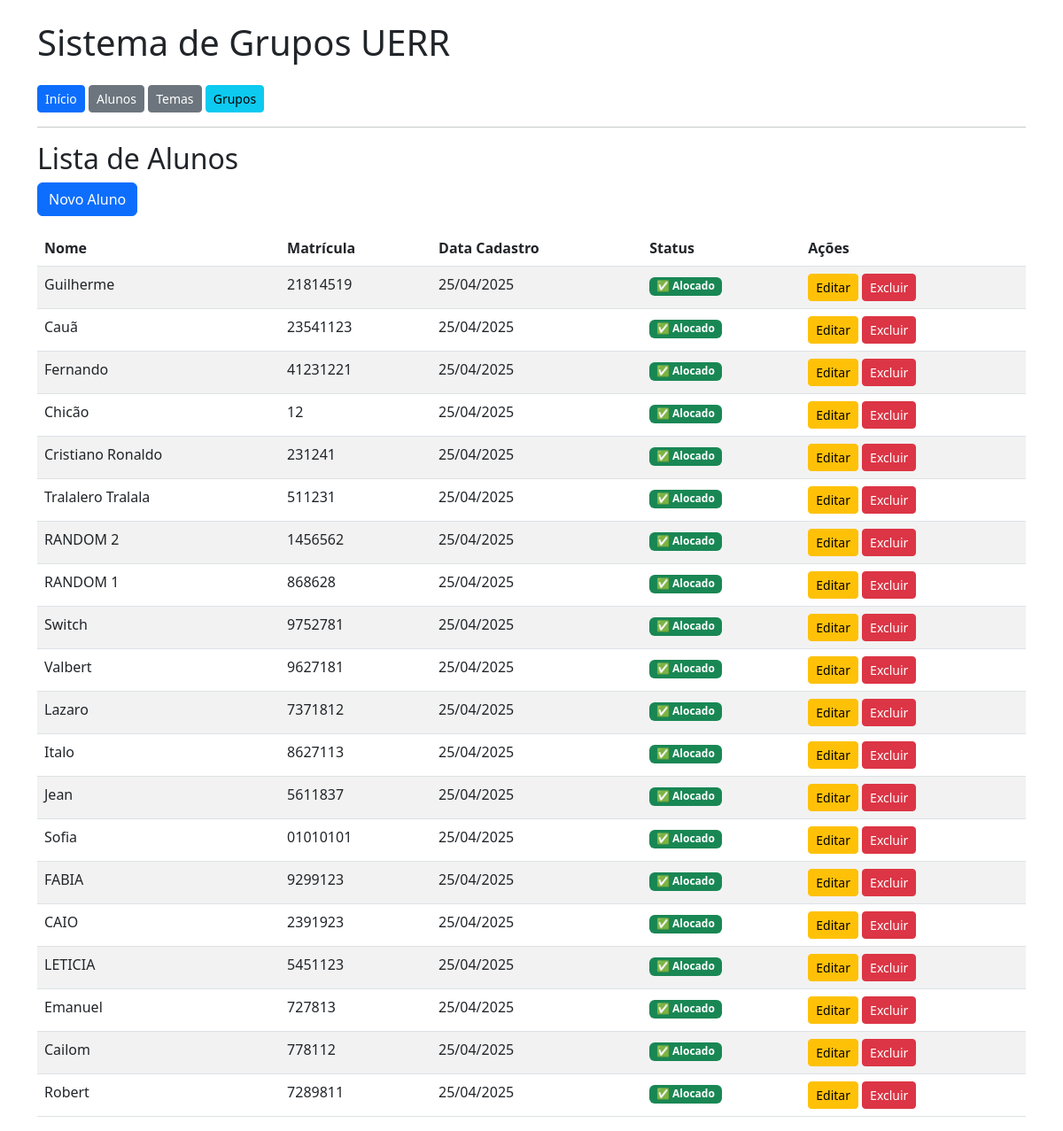
Page /alunos/ on the committed database.
### appaula/models.py (models this page shows, shortened)
class Aluno(models.Model):
    nome = models.CharField('Nome Completo', max_length=100)
    matricula = models.CharField('Matrícula', max_length=20, unique=True)
    data_cadastro = models.DateTimeField('Data de Cadastro', auto_now_add=True)

### appaula/views.py (the view)
# urls.py: path('alunos/', views.listar_alunos, name='listar_alunos'),
def listar_alunos(request):
    alunos = Aluno.objects.all()
    return render(request, 'appaula/listar_alunos.html', {'alunos': alunos})

### appaula/templates/appaula/listar_alunos.html
{% extends 'appaula/base.html' %}
{% block content %}
<h2>Lista de Alunos</h2>
<a href="{% url 'appaula:cadastrar_aluno' %}" class="btn btn-primary mb-3">Novo Aluno</a>
<table class="table table-striped">
    <thead>
        <tr>
            <th>Nome</th>
            <th>Matrícula</th>
            <th>Data Cadastro</th>
            <th>Status</th>
            <th>Ações</th>
        </tr>
    </thead>
    <tbody>
        {% for aluno in alunos %}
        <tr>
            <td>{{ aluno.nome }}</td>
            <td>{{ aluno.matricula }}</td>
            <td>{{ aluno.data_cadastro|date:"d/m/Y" }}</td>
            <td>
                {% if aluno.membrogrupo_set.exists %}
                    <span class="badge bg-success">✅ Alocado</span>
                {% else %}
                    <span class="badge bg-secondary">❌ Não alocado</span>
                {% endif %}
            </td>
            <td>
                <a href="{% url 'appaula:editar_aluno' aluno.id %}" class="btn btn-sm btn-warning">Editar</a>
                <a href="{% url 'appaula:excluir_aluno' aluno.id %}" class="btn btn-sm btn-danger"
                   onclick="return confirm('Tem certeza que deseja excluir este aluno?');">Excluir</a>
            </td>
        </tr>
        {% endfor %}
    </tbody>
</table>
{% endblock %}

### appaula/templates/appaula/base.html (shortened to what this page needs)
<!DOCTYPE html>
<html lang="pt-br">
<head>
    <link href="https://cdn.jsdelivr.net/npm/bootstrap@5.3.0/dist/css/bootstrap.min.css" rel="stylesheet">
</head>
<body class="container mt-4">
    <h1 class="mb-4">Sistema de Grupos UERR</h1>
    <nav>
        <a href="{% url 'appaula:home' %}" class="btn btn-primary btn-sm">Início</a>
        <a href="{% url 'appaula:listar_alunos' %}" class="btn btn-secondary btn-sm">Alunos</a>
        <a href="{% url 'appaula:listar_temas' %}" class="btn btn-secondary btn-sm">Temas</a>
        <a href="{% url 'appaula:listar_grupos' %}" class="btn btn-info btn-sm">Grupos</a>
    </nav>
    <hr>
    {% block content %}{% endblock %}
</body>
</html>

### rows in the picture
Aluno: nome "Guilherme", matricula "21814519", data_cadastro "25/04/2025", shows "✅ Alocado"
Aluno: nome "Cauã", matricula "23541123", data_cadastro "25/04/2025", shows "✅ Alocado"
Aluno: nome "Fernando", matricula "41231221", data_cadastro "25/04/2025", shows "✅ Alocado"
Aluno: nome "Chicão", matricula "12", data_cadastro "25/04/2025", shows "✅ Alocado"
Aluno: nome "Cristiano Ronaldo", matricula "231241", data_cadastro "25/04/2025", shows "✅ Alocado"
Aluno: nome "Tralalero Tralala", matricula "511231", data_cadastro "25/04/2025", shows "✅ Alocado"
Aluno: nome "RANDOM 2", matricula "1456562", data_cadastro "25/04/2025", shows "✅ Alocado"
Aluno: nome "RANDOM 1", matricula "868628", data_cadastro "25/04/2025", shows "✅ Alocado"
Aluno: nome "Switch", matricula "9752781", data_cadastro "25/04/2025", shows "✅ Alocado"
Aluno: nome "Valbert", matricula "9627181", data_cadastro "25/04/2025", shows "✅ Alocado"
Aluno: nome "Lazaro", matricula "7371812", data_cadastro "25/04/2025", shows "✅ Alocado"
Aluno: nome "Italo", matricula "8627113", data_cadastro "25/04/2025", shows "✅ Alocado"
Aluno: nome "Jean", matricula "5611837", data_cadastro "25/04/2025", shows "✅ Alocado"
Aluno: nome "Sofia", matricula "01010101", data_cadastro "25/04/2025", shows "✅ Alocado"
Aluno: nome "FABIA", matricula "9299123", data_cadastro "25/04/2025", shows "✅ Alocado"
Aluno: nome "CAIO", matricula "2391923", data_cadastro "25/04/2025", shows "✅ Alocado"
Aluno: nome "LETICIA", matricula "5451123", data_cadastro "25/04/2025", shows "✅ Alocado"
Aluno: nome "Emanuel", matricula "727813", data_cadastro "25/04/2025", shows "✅ Alocado"
Aluno: nome "Cailom", matricula "778112", data_cadastro "25/04/2025", shows "✅ Alocado"
Aluno: nome "Robert", matricula "7289811", data_cadastro "25/04/2025", shows "✅ Alocado"
